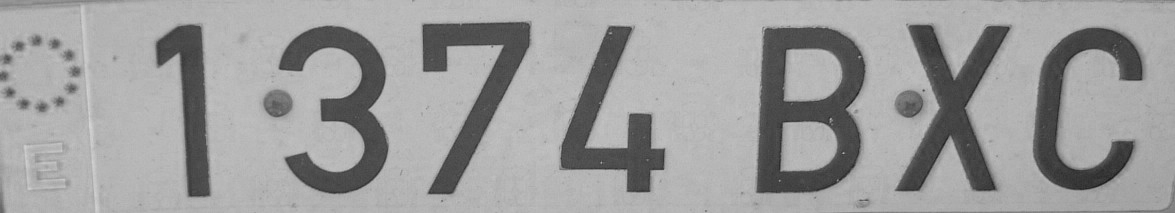
%> input picture Apartado Asignatura II/Imagenes/Matric.tif, 1175 x 213 px
$ octave --eval "funcion_reconocedor_X_Y_porHu1('../../Imagenes/Matric.tif');"   (GNU Octave 9; MATLAB toolbox functions it lacks are replaced by stand-ins)
%> lines starting %> are read from the running program, lines starting %| are printed output that depends on the picture; in (x1, y1, x2, y2) boxes, pixels count from 0 and x2, y2 are one past the last pixel; in counts of white or black regions, pixels touching at a corner belong together; the program's own positions count from 1
### Apartado Asignatura II/02_EjemploBasicoMHu_LetrasXY/Funciones/funcion_elimina_regiones_ruidosas.m
function IbinFilt = funcion_elimina_regiones_ruidosas(Ibin)

    [N,M] = size(Ibin);
    Ibin2 = bwareaopen(Ibin, round(0.001*N*M)); % Valor *NumPix

    if sum(Ibin2>0)
       Ietiq = bwlabel(Ibin2); % Matriz etiquetada

       % Calculamos las areas de los objetos para un segundo filtrado
       stats = regionprops(Ietiq, 'Area');
       areas = cat(1, stats.Area);

       % Si los objetos son menores que este valor, se eliminan
       numPix = floor(max(areas)/5);

       IbinFilt = bwareaopen(Ibin2, numPix);

    else
        IbinFilt = Ibin2;
    end


end

### Apartado Asignatura II/02_EjemploBasicoMHu_LetrasXY/Funciones/funcion_calcula_Hu_objetos_imagen.m
function X = funcion_calcula_Hu_objetos_imagen(Ietiq, N)

    X = [];

    for i=1:N

        Ibin_i = Ietiq == 1;

        m = Funcion_Calcula_Hu(Ibin_i);
        X(i,:) = m';

    end

end

### Apartado Asignatura II/02_EjemploBasicoMHu_LetrasXY/Funciones/funcion_reconocedor_X_Y_porHu1.m
function funcion_reconocedor_X_Y_porHu1(nombreImagen)
%> called with nombreImagen = '../../Imagenes/Matric.tif'

    addpath('Funciones')
    addpath('Imagenes')
    addpath('DatosGenerados')

    umbralHu1 = 1.1;
    load nombresProblema.mat;
    nombreClases = nombresProblema.clases;

    I = imread(nombreImagen);
%> I is the input picture: size 213x1175 uint8; min 27, max 212, mean 156.9

    % Función OTSU
    umbral = graythresh(I);
%> umbral = 0.502
    Ibin = I < 255*umbral;
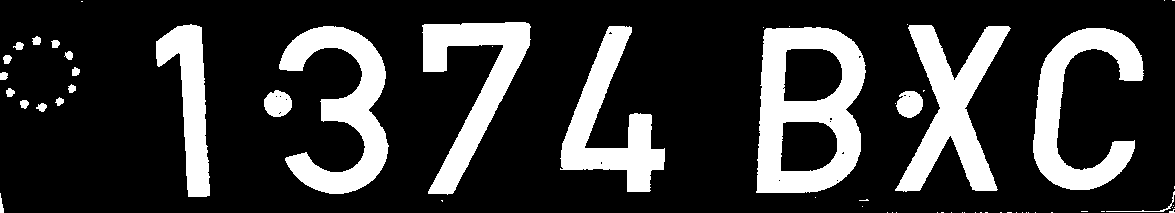
%> Ibin: size 213x1175 logical; 21.2% white; 62 white regions (39 under 20 px), largest, box (x1, y1, x2, y2) and area: (756, 27, 866, 193) 10500, (895, 25, 1011, 192) 7807, (279, 26, 389, 194) 7776

    if sum(Ibin(:)) > 0

        % Filtramos %
        IbinFilt = funcion_elimina_regiones_ruidosas(Ibin);
%> in funcion_elimina_regiones_ruidosas, `Ibin2 = bwareaopen(Ibin, round(0.001*N*M));`:
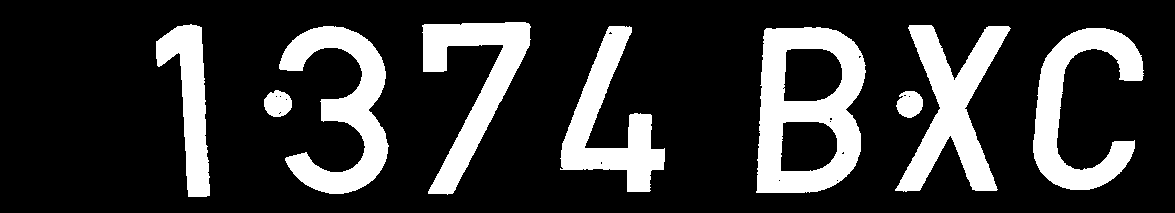
%> Ibin2: size 213x1175 logical; 20.9% white; 9 white regions, largest, box (x1, y1, x2, y2) and area: (756, 27, 866, 193) 10500, (895, 25, 1011, 192) 7807, (279, 26, 389, 194) 7776

        % Etiquetamos %
        [Ietiq, N] = bwlabel(IbinFilt);
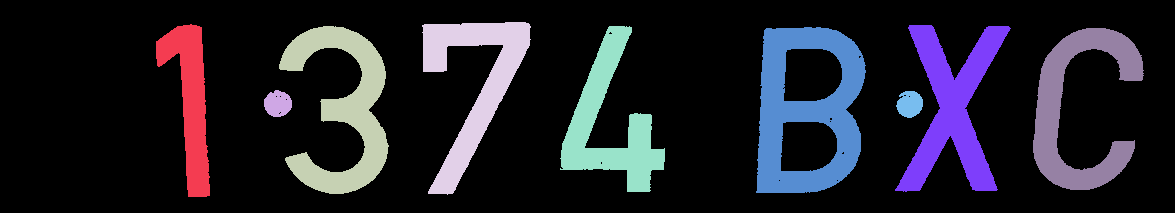
%> Ietiq: size 213x1175 double; 10 distinct labels, from 0 to 9; one colour per label, 0 black
%> N = 9

        % Sacamos nuestra X %
        XTest = funcion_calcula_Hu_objetos_imagen(Ietiq, N);
%> the loop in funcion_calcula_Hu_objetos_imagen, `for i=1:N` made 1 pass
%> pass 1, in funcion_calcula_Hu_objetos_imagen, `Ibin_i = Ietiq == 1;`:
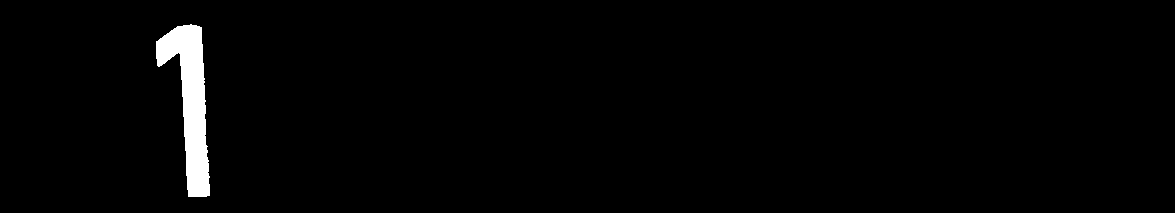
%> Ibin_i: size 213x1175 logical; 1.8% white; 1 white region, box (x1, y1, x2, y2) and area: (156, 24, 210, 197) 4502
%> the run ends on the next line

        % Representamos %
        for i=1:N

            Iobjeto = Ietiq == i;
            figure, funcion_visualiza(I, Iobjeto, [255 255 0])

            if XTest(i,1) > umbralHu1
                title(nombreClases{1})
            else
                title(nombreClases{2})
            end
        end
    end
end
